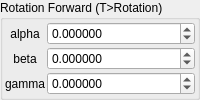
    <widget class="QGroupBox" name="groupBox">
     <property name="title">
      <string>Rotation Forward (T&gt;Rotation)</string>
     </property>
     <layout class="QVBoxLayout" name="verticalLayout_3">
      <property name="leftMargin">
       <number>2</number>
      </property>
      <property name="topMargin">
       <number>2</number>
      </property>
      <property name="rightMargin">
       <number>2</number>
      </property>
      <property name="bottomMargin">
       <number>2</number>
      </property>
      <item>
       <layout class="QGridLayout" name="gridLayout_2" columnstretch="0,1">
        <property name="spacing">
         <number>2</number>
        </property>
        <item row="2" column="1">
         <widget class="MyDoubleSpinBox" name="spinboxd3_transf_rotation_z">
          <property name="sizePolicy">
           <sizepolicy hsizetype="Minimum" vsizetype="Maximum">
            <horstretch>0</horstretch>
            <verstretch>0</verstretch>
           </sizepolicy>
          </property>
          <property name="prefix">
           <string/>
          </property>
          <property name="suffix">
           <string/>
          </property>
          <property name="decimals">
           <number>6</number>
          </property>
          <property name="minimum">
           <double>-36000.000000000000000</double>
          </property>
          <property name="maximum">
           <double>36000.000000000000000</double>
          </property>
          <property name="singleStep">
           <double>1.000000000000000</double>
          </property>
         </widget>
        </item>
        <item row="0" column="1">
         <widget class="MyDoubleSpinBox" name="spinboxd3_transf_rotation_x">
          <property name="sizePolicy">
           <sizepolicy hsizetype="Minimum" vsizetype="Maximum">
            <horstretch>0</horstretch>
            <verstretch>0</verstretch>
           </sizepolicy>
          </property>
          <property name="prefix">
           <string/>
          </property>
          <property name="suffix">
           <string/>
          </property>
          <property name="decimals">
           <number>6</number>
          </property>
          <property name="minimum">
           <double>-36000.000000000000000</double>
          </property>
          <property name="maximum">
           <double>36000.000000000000000</double>
          </property>
          <property name="singleStep">
           <double>1.000000000000000</double>
          </property>
         </widget>
        </item>
        <item row="0" column="0">
         <widget class="QLabel" name="label_13">
          <property name="text">
           <string notr="true">alpha</string>
          </property>
          <property name="alignment">
           <set>Qt::AlignCenter</set>
          </property>
         </widget>
        </item>
        <item row="1" column="1">
         <widget class="MyDoubleSpinBox" name="spinboxd3_transf_rotation_y">
          <property name="sizePolicy">
           <sizepolicy hsizetype="Minimum" vsizetype="Maximum">
            <horstretch>0</horstretch>
            <verstretch>0</verstretch>
           </sizepolicy>
          </property>
          <property name="prefix">
           <string/>
          </property>
          <property name="suffix">
           <string/>
          </property>
          <property name="decimals">
           <number>6</number>
          </property>
          <property name="minimum">
           <double>-36000.000000000000000</double>
          </property>
          <property name="maximum">
           <double>36000.000000000000000</double>
          </property>
          <property name="singleStep">
           <double>1.000000000000000</double>
          </property>
         </widget>
        </item>
        <item row="2" column="0">
         <widget class="QLabel" name="label_15">
          <property name="text">
           <string notr="true">gamma</string>
          </property>
          <property name="alignment">
           <set>Qt::AlignCenter</set>
          </property>
         </widget>
        </item>
        <item row="1" column="0">
         <widget class="QLabel" name="label_14">
          <property name="text">
           <string notr="true">beta</string>
          </property>
          <property name="alignment">
           <set>Qt::AlignCenter</set>
          </property>
         </widget>
        </item>
       </layout>
      </item>
     </layout>
    </widget>
